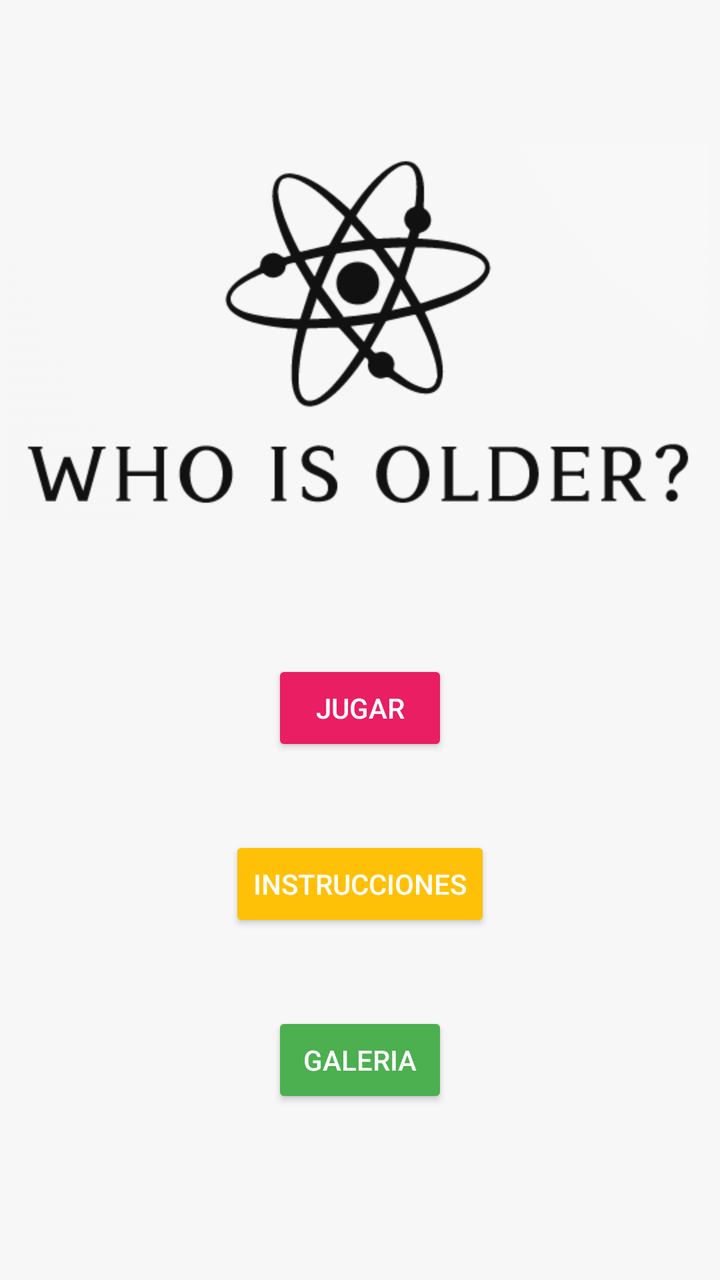
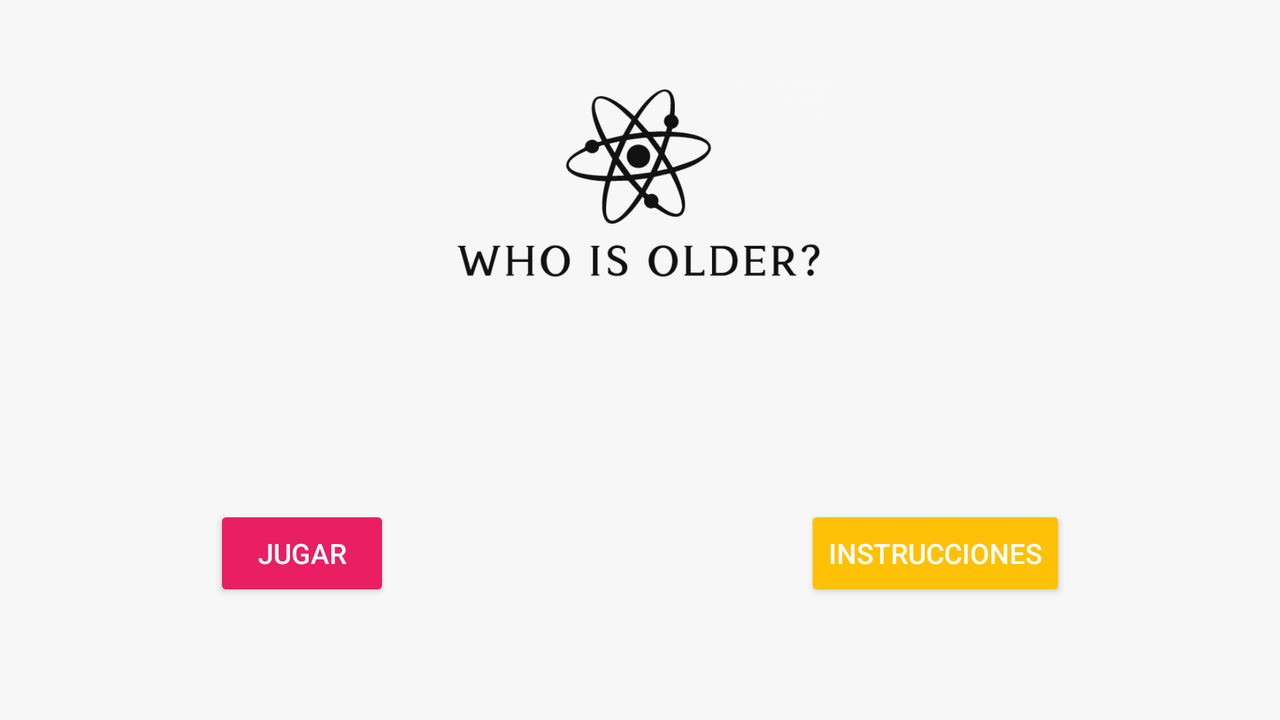

First picture: res/layout/ on a phone held upright. Second picture: the repository's own variant of that layout, on a device whose configuration matches the variant's folder. Source for both follows.
<!-- AndroidManifest.xml: application theme Personalizado -->
<!-- res/layout/activity_main.xml -->
<?xml version="1.0" encoding="utf-8"?>

<androidx.constraintlayout.widget.ConstraintLayout xmlns:android="http://schemas.android.com/apk/res/android"
    xmlns:app="http://schemas.android.com/apk/res-auto"
    xmlns:tools="http://schemas.android.com/tools"
    android:layout_width="match_parent"
    android:layout_height="match_parent"
    tools:context=".MainActivity"
    android:background="#f7f7f7">

    <ImageView
        android:id="@+id/img_menu"
        android:layout_width="wrap_content"
        android:layout_height="wrap_content"
        android:layout_marginStart="30dp"
        android:layout_marginTop="72dp"
        android:layout_marginEnd="31dp"
        app:layout_constraintEnd_toEndOf="parent"
        app:layout_constraintStart_toStartOf="parent"
        app:layout_constraintTop_toTopOf="parent"
        app:srcCompat="@mipmap/logomenu" />

    <Button
        android:id="@+id/btn_jugar"
        android:layout_width="wrap_content"
        android:layout_height="wrap_content"
        android:layout_marginStart="80dp"
        android:layout_marginTop="70dp"
        android:layout_marginEnd="80dp"
        android:backgroundTint="#E91E63"
        android:text="jugar"
        app:layout_constraintEnd_toEndOf="parent"
        app:layout_constraintStart_toStartOf="parent"
        app:layout_constraintTop_toBottomOf="@+id/img_menu" />

    <Button
        android:id="@+id/btn_instrucciones"
        android:layout_width="wrap_content"
        android:layout_height="wrap_content"
        android:layout_marginStart="80dp"
        android:layout_marginTop="40dp"
        android:layout_marginEnd="80dp"
        android:backgroundTint="#FFC107"
        android:text="Instrucciones"
        app:layout_constraintEnd_toEndOf="parent"
        app:layout_constraintStart_toStartOf="parent"
        app:layout_constraintTop_toBottomOf="@+id/btn_jugar" />

    <Button
        android:id="@+id/btnGaleria"
        android:layout_width="wrap_content"
        android:layout_height="wrap_content"
        android:layout_marginStart="150dp"
        android:layout_marginTop="40dp"
        android:layout_marginEnd="150dp"
        android:backgroundTint="#4CAF50"
        android:text="Galeria"
        app:layout_constraintEnd_toEndOf="parent"
        app:layout_constraintStart_toStartOf="parent"
        app:layout_constraintTop_toBottomOf="@+id/btn_instrucciones" />

</androidx.constraintlayout.widget.ConstraintLayout>
<!-- resources referenced by this layout -->
<resources>
  <!-- mipmap logomenu: png bitmap (mipmap-hdpi, 15877 bytes) -->
  <style name="Personalizado" parent="Theme.AppCompat">
      
      <item name="colorPrimary">@color/cabecera</item>
      <item name="colorPrimaryVariant">@color/cabecera</item>
      <item name="colorOnPrimary">@color/cabecera</item>
      </style>
  <color name="cabecera">#E91E63</color>
</resources>
<!-- res/layout-land/activity_main.xml (the repository's variant of the layout above) -->
<!-- drawn on the phone turned sideways -->
<?xml version="1.0" encoding="utf-8"?>

<androidx.constraintlayout.widget.ConstraintLayout xmlns:android="http://schemas.android.com/apk/res/android"
    xmlns:app="http://schemas.android.com/apk/res-auto"
    xmlns:tools="http://schemas.android.com/tools"
    android:layout_width="match_parent"
    android:layout_height="match_parent"
    tools:context=".MainActivity"
    android:background="#f7f7f7">

    <ImageView
        android:id="@+id/img_menu"
        android:layout_width="266dp"
        android:layout_height="103dp"
        android:layout_marginStart="30dp"
        android:layout_marginTop="40dp"
        android:layout_marginEnd="31dp"
        app:layout_constraintEnd_toEndOf="parent"
        app:layout_constraintStart_toStartOf="parent"
        app:layout_constraintTop_toTopOf="parent"
        app:srcCompat="@mipmap/logomenu" />

    <Button
        android:id="@+id/btn_jugar"
        android:layout_width="wrap_content"
        android:layout_height="wrap_content"
        android:layout_marginStart="100dp"
        android:layout_marginTop="60dp"
        android:layout_marginEnd="100dp"
        android:layout_marginBottom="10dp"
        android:backgroundTint="#E91E63"
        android:text="jugar"
        app:layout_constraintBottom_toBottomOf="parent"
        app:layout_constraintEnd_toStartOf="@+id/btn_instrucciones"
        app:layout_constraintStart_toStartOf="parent"
        app:layout_constraintTop_toBottomOf="@+id/img_menu" />

    <Button
        android:id="@+id/btn_instrucciones"
        android:layout_width="wrap_content"
        android:layout_height="wrap_content"
        android:layout_marginStart="100dp"
        android:layout_marginTop="60dp"
        android:layout_marginEnd="100dp"
        android:layout_marginBottom="10dp"
        android:backgroundTint="#FFC107"
        android:text="Instrucciones"
        app:layout_constraintBottom_toBottomOf="parent"
        app:layout_constraintEnd_toEndOf="parent"
        app:layout_constraintStart_toEndOf="@+id/btn_jugar"
        app:layout_constraintTop_toBottomOf="@+id/img_menu" />

</androidx.constraintlayout.widget.ConstraintLayout>
